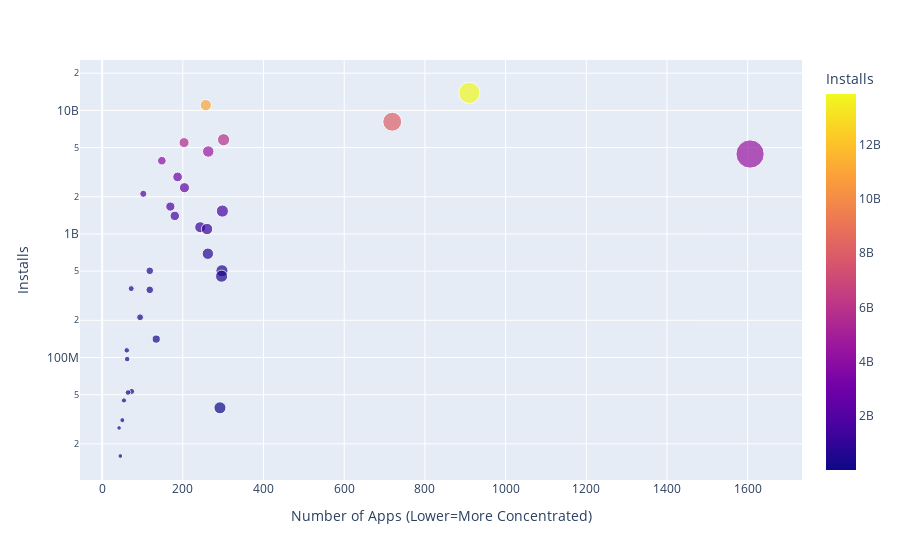

The cell this chart's notebook holds for it:
### Markdown cell above
### Category Concentration - Downloads vs. Competition

**Challenge**: 
* First, create a DataFrame that has the number of apps in one column and the number of installs in another:

<img src=https://imgur.com/uQRSlXi.png width="350">

* Then use the [plotly express examples from the documentation](https://plotly.com/python/line-and-scatter/) alongside the [.scatter() API reference](https://plotly.com/python-api-reference/generated/plotly.express.scatter.html)to create scatter plot that looks like this. 

<img src=https://imgur.com/cHsqh6a.png>

*Hint*: Use the size, hover_name and color parameters in .scatter(). To scale the yaxis, call .update_layout() and specify that the yaxis should be on a log-scale like so: yaxis=dict(type='log')

### Code cell
# # Using merge
# category_apps = df_apps_clean.groupby('Category').agg({'App': pd.Series.count})
# df_categories_info = pd.merge(category_installs, category_apps, how="inner", on="Category")
# df_categories_info.head()
df_categories_info = df_apps_clean.groupby('Category').agg({'App': pd.Series.count, 'Installs': pd.Series.sum}).sort_values(by='Installs', ascending=False)

fig = px.scatter(
    df_categories_info, 
    x="App",
    y="Installs",
    color='Installs',
    size="App",
    hover_name="App")

fig.update_layout(
    xaxis_title="Number of Apps (Lower=More Concentrated)",
    yaxis=dict(type='log')
)

fig.show()

### Figure 1 — Plotly figure (JSON) as saved in the notebook; plotly's stock layout.template omitted (floating-point values rounded to 4 significant figures)
{"data": [{"hovertemplate": "<b>%{hovertext}</b><br><br>App=%{marker.size}<br>Installs=%{marker.color}<extra></extra>", "hovertext": [910, 257, 719, 301, 203, 263, 1606, 148, 187, 204, 102, 169, 298, 180, 243, 260, 262, 297, 118, 296, 72, 118, 94, 134, 61, 62, 73, 64, 54, 292, 50, 42, 45], "legendgroup": "", "marker": {"color": [13858762717, 11039241530, 8099724500, 5788070180, 5487841475, 4649143130, 4437554490, 3916897200, 2894859300, 2369110650, 2113660000, 1665791655, 1532352930, 1400331540, 1134006220, 1096431465, 692018120, 503611120, 503267560, 455249400, 361096500, 352852000, 211677750, 140912410, 114233100, 97082000, 53129800, 52083000, 44931100, 39162676, 31116110, 26916200, 15949410], "coloraxis": "coloraxis", "size": [910, 257, 719, 301, 203, 263, 1606, 148, 187, 204, 102, 169, 298, 180, 243, 260, 262, 297, 118, 296, 72, 118, 94, 134, 61, 62, 73, 64, 54, 292, 50, 42, 45], "sizemode": "area", "sizeref": 4.015, "symbol": "circle"}, "mode": "markers", "name": "", "orientation": "v", "showlegend": false, "type": "scatter", "x": [910, 257, 719, 301, 203, 263, 1606, 148, 187, 204, 102, 169, 298, 180, 243, 260, 262, 297, 118, 296, 72, 118, 94, 134, 61, 62, 73, 64, 54, 292, 50, 42, 45], "xaxis": "x", "y": [13858762717, 11039241530, 8099724500, 5788070180, 5487841475, 4649143130, 4437554490, 3916897200, 2894859300, 2369110650, 2113660000, 1665791655, 1532352930, 1400331540, 1134006220, 1096431465, 692018120, 503611120, 503267560, 455249400, 361096500, 352852000, 211677750, 140912410, 114233100, 97082000, 53129800, 52083000, 44931100, 39162676, 31116110, 26916200, 15949410], "yaxis": "y"}], "layout": {"coloraxis": {"colorbar": {"title": {"text": "Installs"}}, "colorscale": [[0, "#0d0887"], [0.1111, "#46039f"], [0.2222, "#7201a8"], [0.3333, "#9c179e"], [0.4444, "#bd3786"], [0.5556, "#d8576b"], [0.6667, "#ed7953"], [0.7778, "#fb9f3a"], [0.8889, "#fdca26"], [1, "#f0f921"]]}, "legend": {"itemsizing": "constant", "tracegroupgap": 0}, "margin": {"t": 60}, "xaxis": {"anchor": "y", "domain": [0, 1], "title": {"text": "Number of Apps (Lower=More Concentrated)"}}, "yaxis": {"anchor": "x", "domain": [0, 1], "title": {"text": "Installs"}, "type": "log"}}}
